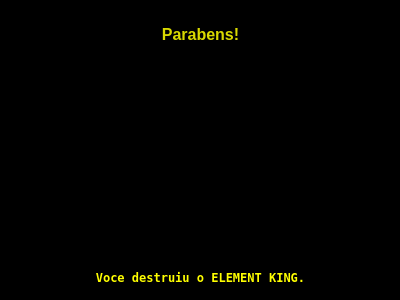
<?xml version="1.0" encoding="UTF-8"?>
<ui version="4.0">
 <class>game_stat</class>
 <widget class="QDialog" name="game_stat">
  <property name="geometry">
   <rect>
    <x>0</x>
    <y>0</y>
    <width>400</width>
    <height>300</height>
   </rect>
  </property>
  <property name="minimumSize">
   <size>
    <width>400</width>
    <height>300</height>
   </size>
  </property>
  <property name="maximumSize">
   <size>
    <width>400</width>
    <height>300</height>
   </size>
  </property>
  <property name="windowTitle">
   <string/>
  </property>
  <widget class="QFrame" name="verticalFrame">
   <property name="geometry">
    <rect>
     <x>0</x>
     <y>0</y>
     <width>401</width>
     <height>301</height>
    </rect>
   </property>
   <property name="styleSheet">
    <string notr="true">background-color: rgb(0, 0, 0);</string>
   </property>
   <layout class="QVBoxLayout" name="verticalLayout">
    <item>
     <widget class="QLabel" name="label">
      <property name="maximumSize">
       <size>
        <width>16777215</width>
        <height>50</height>
       </size>
      </property>
      <property name="font">
       <font>
        <family>Tahoma</family>
        <pointsize>12</pointsize>
        <weight>75</weight>
        <bold>true</bold>
       </font>
      </property>
      <property name="styleSheet">
       <string notr="true">color: rgb(217, 217, 0);</string>
      </property>
      <property name="text">
       <string>Parabens!</string>
      </property>
      <property name="alignment">
       <set>Qt::AlignCenter</set>
      </property>
     </widget>
    </item>
    <item>
     <widget class="QLabel" name="label_3">
      <property name="styleSheet">
       <string notr="true">padding-left:60px;
padding-right:60px;</string>
      </property>
      <property name="text">
       <string/>
      </property>
      <property name="textFormat">
       <enum>Qt::AutoText</enum>
      </property>
      <property name="pixmap">
       <pixmap resource="resource.qrc">:/sounds/resources/03.png</pixmap>
      </property>
      <property name="scaledContents">
       <bool>true</bool>
      </property>
      <property name="alignment">
       <set>Qt::AlignCenter</set>
      </property>
     </widget>
    </item>
    <item>
     <widget class="QLabel" name="label_2">
      <property name="minimumSize">
       <size>
        <width>0</width>
        <height>0</height>
       </size>
      </property>
      <property name="maximumSize">
       <size>
        <width>16777215</width>
        <height>30</height>
       </size>
      </property>
      <property name="font">
       <font>
        <family>Terminal</family>
        <weight>75</weight>
        <bold>true</bold>
       </font>
      </property>
      <property name="styleSheet">
       <string notr="true">color: rgb(255, 255, 0);</string>
      </property>
      <property name="text">
       <string>Voce destruiu o ELEMENT KING.</string>
      </property>
      <property name="alignment">
       <set>Qt::AlignCenter</set>
      </property>
     </widget>
    </item>
   </layout>
  </widget>
 </widget>
 <resources>
  <include location="resource.qrc"/>
 </resources>
 <connections/>
</ui>
